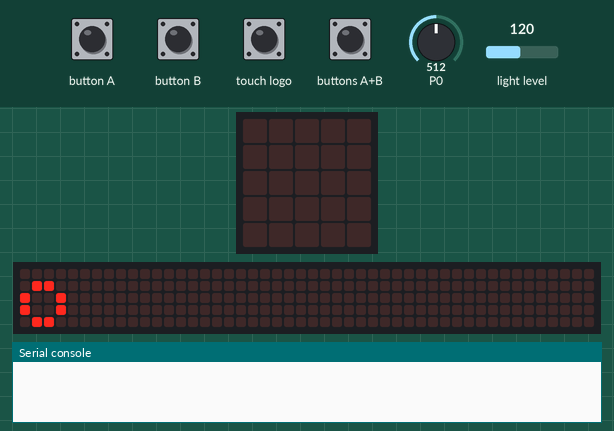
Recording of a program running on a simulated BBC micro:bit (MakeCode). Parts: the board's 5×5 LED display, a strip that is not on the board, showing the scrolling text unrolled, the last lines printed to the serial console. The test bench sets the inputs (shaded band); at power-on: light level 120, P0 = 512 (analog values on the 0–1023 scale). The 48×5 strip is a reading aid, not a part: it shows the text the display is scrolling, unrolled, one strip-width of it at a time.

Above: at 8.6 s.
10.3 s: button A pressed for 0.15 s
At 10.6 s:
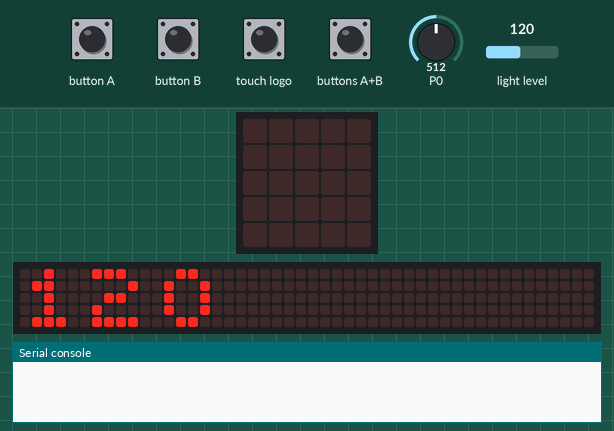
11.0 s: light level set to 5
14.0 s: buttons A+B pressed for 0.15 s
At 14.22 s:
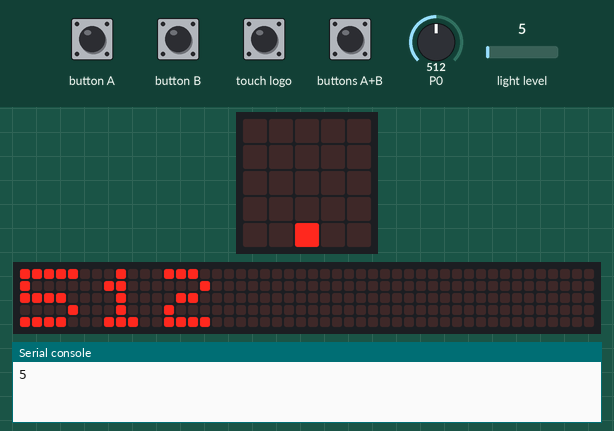
14.7 s: touch logo pressed for 0.15 s
15.4 s: buttons A+B pressed for 1 s
At 17.82 s:
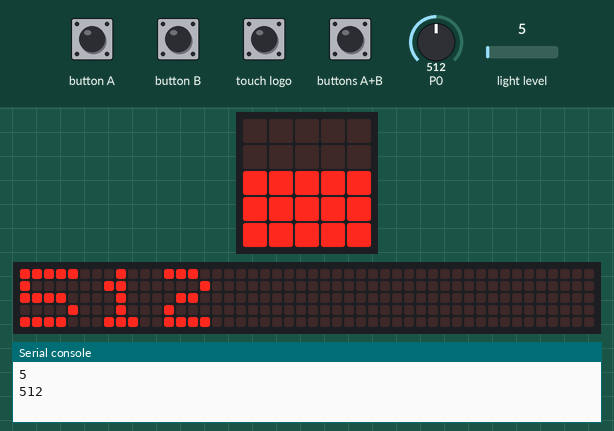

Measured:
- after the input at 10.3 s, the display: changes after 0.15 s (image 1)
- after the input at 14.0 s, the display: first differs from a run without the input after 0.15 s (image 2)
- after the input at 15.4 s, the display: first differs from a run without the input after 2.4 s (image 3)
- what the display in image 0 shows lasts 0.4 s, from 8.6 s to 9.0 s

The program:

main.ts
```typescript
input.onButtonPressed(Button.A, function () {
    basic.showNumber(input.lightLevel())
    led.plotBarGraph(
    input.lightLevel(),
    255
    )
})
input.onButtonPressed(Button.AB, function () {
    basic.showNumber(pins.analogReadPin(AnalogPin.P0))
    led.plotBarGraph(
    pins.analogReadPin(AnalogPin.P0),
    1023
    )
})
input.onButtonPressed(Button.B, function () {
    basic.showNumber(input.temperature())
    led.plotBarGraph(
    input.temperature(),
    50
    )
})
input.onLogoEvent(TouchButtonEvent.Pressed, function () {
    basic.showString("A=energia luminosa")
    basic.showString("B=energia termica")
    basic.showString("A+B=energia elettrica")
})
basic.showString("Logo=info")
```

test.ts
```typescript
// i test vanno qui; questi non saranno compilati quando questo pacchetto viene usato come estensione.
```
